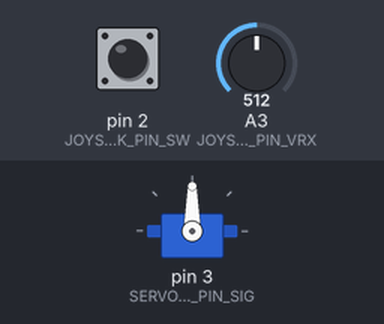
The sketch below on a simulated Arduino Uno, built with avr-gcc and run on an emulated ATmega328P. Parts: servo. The inputs (shaded band) are chosen by the test bench; at power-on: A3 (JOYSTICK_PIN_VRX) = 512, pin 2 (JOYSTICK_PIN_SW) HIGH. What the sketch prints to the serial monitor is not drawn.

Above: at 1.5 s.
1.6 s: A3 (JOYSTICK_PIN_VRX) set to 424
3.1 s: A3 (JOYSTICK_PIN_VRX) set to 402
At 3.56 s:
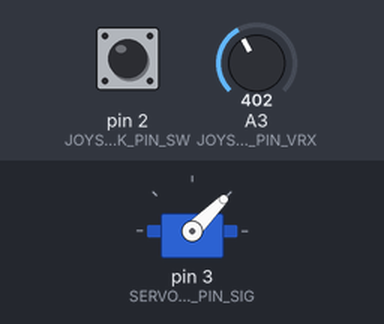
At 5.0 s:
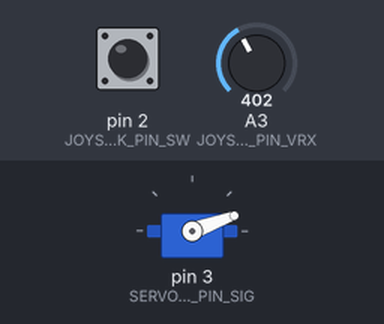
5.3 s: pin 2 (JOYSTICK_PIN_SW) pulled LOW for 0.15 s
At 6.7 s:
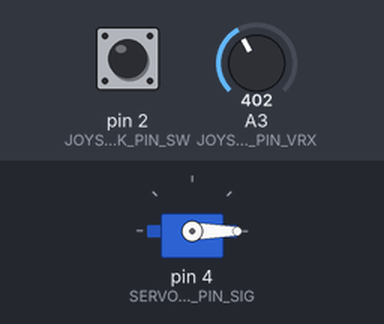
7.0 s: pin 2 (JOYSTICK_PIN_SW) pulled LOW for 1 s
Timing chart, 0 to 10.0 s (numbered marks = the images above; inputs shaded):
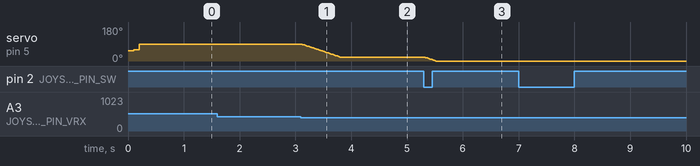

The sketch:

Firmware.ino
```cpp
#include "Arduino.h"
#include "Joystick.h"
#include "Servo.h"

#define JOYSTICK_PIN_SW  2
#define JOYSTICK_PIN_VRX  A3
#define JOYSTICK_PIN_VRY  A4
#define SERVOSM1_1_PIN_SIG  3
#define SERVOSM2_2_PIN_SIG  4
#define SERVOSM3_3_PIN_SIG  5
#define Min 0
#define Max 1
#define Start 2

const int baseMin = 20;
const int baseMax = 90;
const int baseStart = 55;


const int armMin = 20;
const int armMax = 60;
const int armStart = 60;


const int gripperMin = 0;
const int gripperMax = 90;
const int gripperStart = 90;

int rest;

int pos[3][3] = {baseMin, baseMax, baseStart,
      armMin, armMax, armStart,
      gripperMin, gripperMax, gripperStart};


Joystick joystick(JOYSTICK_PIN_VRX,JOYSTICK_PIN_VRY,JOYSTICK_PIN_SW);
Servo activeServo;
short int active = 0;
void setup()
{
    Serial.begin(9600);
    while (!Serial) ;
    Serial.println("start");

    activeServo.attach(SERVOSM1_1_PIN_SIG);
    activeServo.write(baseStart);
    delay(100);
    activeServo.detach();
    activeServo.attach(SERVOSM2_2_PIN_SIG);
    activeServo.write(armStart);
    delay(100);
    activeServo.detach();
    activeServo.attach(SERVOSM3_3_PIN_SIG);
    activeServo.write(gripperStart);
    delay(100);
    activeServo.detach();

    activeServo.attach(SERVOSM1_1_PIN_SIG);

    rest = joystick.getX();
}

void nextServo() {
  if (active == 0) {
    activeServo.attach(SERVOSM1_1_PIN_SIG);
  } else if (active == 1) {
    activeServo.attach(SERVOSM2_2_PIN_SIG);
  } else {
    activeServo.attach(SERVOSM3_3_PIN_SIG);
  }
  active++;
  active %= 3;
  while(abs(joystick.getX()-rest) < 100);
}


void test() {
  activeServo.write(pos[active][Min]);
  delay(500);
  activeServo.write(pos[active][Max]);
  delay(500);
  activeServo.write(pos[active][Start]);
  delay(500);
}

void moveServo(int dir) {
  int nextPos;
  int curPos = activeServo.read();
  if (abs(dir - rest) < 100) {
    return;
  } else if (dir > rest) {
    nextPos = (curPos != pos[active][Max])?(curPos+1):(curPos);
  } else {
    nextPos = (curPos != pos[active][Min])?(curPos-1):(curPos);
  }
  activeServo.write(nextPos);
}

void loop() {

  int dir =  joystick.getX();
  bool button =  joystick.getSW();
  if (button) {
    nextServo();
  }
  moveServo(dir);
  delay(10);

}
```

AnalogReader.cpp
```cpp
#include "AnalogReader.h"

#include <Arduino.h>

AnalogReader::AnalogReader(const int pin) : m_pin(pin) {}

/**
 * Read analog value from board ADC
 */
int AnalogReader::read()
{
	return analogRead(m_pin);
}
```

AnalogReader.h
```cpp
#ifndef _ANALOG_READER_H
#define _ANALOG_READER_H

class AnalogReader
{
	public:
		AnalogReader(const int pin);
		int read();

	private:
		const int m_pin;
};
#endif //_ANALOG_READER_H
```

Button.cpp
```cpp
#include "Button.h"

#include <Arduino.h>


Button::Button(const int pin) : m_pin(pin)
{

}

void Button::init()
{

  pinMode(m_pin, INPUT);
  // set begin state
  m_lastButtonState = read();
}


//read button state.
bool Button::read()
{
  return digitalRead(m_pin);

}


//In General:
//if button is not pushed function will return LOW (0).
//if it is pushed function will return HIGH (1).

bool Button::onChange()
{
  //read button state. '1' is pushed, '0' is not pushed.
  bool reading = read();
  // If the switch changed, due to noise or pressing:
  if (reading != m_lastButtonState) {
    // reset the debouncing timer
    m_lastDebounceTime = millis();
    m_pressFlag = 1;
  }

  if ((millis() - m_lastDebounceTime) > m_debounceDelay) {
    // whatever the reading is at, it's been there for longer
    // than the debounce delay, so take it as the actual current state:

    // if the button state has changed:
    if (m_pressFlag) { //reading != m_lastButtonState) {
      //update the buton state
      m_pressFlag = 0;

      // save the reading.  Next time through the loop,
      m_lastButtonState = reading;
      return 1;

    }
  }
  m_lastButtonState = reading;

  return 0;

}

bool Button::onPress()
{
  //read button state. '1' is pushed, '0' is not pushed.
  bool reading = read();
  // If the switch changed, due to noise or pressing:
  if (reading == HIGH && m_lastButtonState == LOW) {
    // reset the debouncing timer
    m_lastDebounceTime = millis();
    m_pressFlag = 1;
  }

  if ((millis() - m_lastDebounceTime) > m_debounceDelay) {
    // whatever the reading is at, it's been there for longer
    // than the debounce delay, so take it as the actual current state:

    // if the button state has changed:
    if (m_pressFlag) {
      // save the reading.  Next time through the loop,
      m_pressFlag = 0;
      m_lastButtonState = reading;
      return 1;

    }
  }
  m_lastButtonState = reading;

  return 0;

}

bool Button::onRelease()
{
  //read button state. '1' is pushed, '0' is not pushed.
  bool reading = read();
  // If the switch changed, due to noise or pressing:
  if (reading == LOW && m_lastButtonState == HIGH) {
    // reset the debouncing timer
    m_lastDebounceTime = millis();
    m_pressFlag = 1;
  }

  if ((millis() - m_lastDebounceTime) > m_debounceDelay) {
    // whatever the reading is at, it's been there for longer
    // than the debounce delay, so take it as the actual current state:

    // if the button state has changed:
    if ( m_pressFlag) { //reading == LOW && m_lastButtonState == HIGH) {
      // save the reading.  Next time through the loop,
      m_lastButtonState = reading;
      m_pressFlag = 0;
      return 1;

    }
  }
  m_lastButtonState = reading;

  return 0;

}
```

Button.h
```cpp
#ifndef _BUTTON_H_
#define _BUTTON_H_


//button  class:
class Button {
  public:
    Button(const int pin);
    //initialize button instance
    void init();
    //Read button state - without debounce
    bool read();
    //return True on both button events, Press or Release
    bool onChange();
    //return True only on Press
    bool onPress();
    //return True only on Release
    bool onRelease();


  private:
    const int m_pin;
    bool m_lastButtonState; //state variables
    long m_lastDebounceTime = 0;  // the last time the output pin was toggled
    const int m_debounceDelay = 50;    // the debounce time; increase if the output flickers
    bool m_pressFlag = 0;

};

#endif //_BUTTON_H_
```

Joystick.cpp
```cpp
#include "Joystick.h"

/**
* Construct Joystick instance.
* It consists of two 10Kohm potentiometer and a Pushbutton.
* pinX, pinY - analog pin on arduino board to read potentiometers.
* pinSW - digital pin on arduino board to read pushbutton state.
*/
Joystick::Joystick(int pinX, int pinY, int pinSW) : m_pinX(pinX), m_pinY(pinY), m_pinSW(pinSW)
{
    pinMode(m_pinX,INPUT);
    pinMode(m_pinY,INPUT);
    pinMode(m_pinSW,INPUT_PULLUP);

    joyX = new AnalogReader(m_pinX);
    joyY = new AnalogReader(m_pinY);
    joySW = new Button(m_pinSW);
}
/**
*Return X axis value
*/
int Joystick::getX()
{
    return joyX->read();
}

/**
*Return Y axis value
*/
int Joystick::getY()
{
    return joyY->read();
}

/**
* Return indication on joystick press.
* The joystick assembly button is '0' when not pressed, so we flip the button logic
*/
bool Joystick::getSW()
{
    return !joySW->read();
}
```

Joystick.h
```cpp
#ifndef JOYSTICK_H
#define JOYSTICK_H

#include "Joystick.h"
#include "AnalogReader.h"
#include "Button.h"
#include "Arduino.h"

class Joystick
{
	public:
		Joystick(int pinX, int pinY, int pinSW);
		//get X axis reading
		int getX();
		//get Y axis reading
		int getY();
		//return indication on joystick press
		//The joystick assembly button is '0' when not pressed, so we flip the button logic
		bool getSW();

	private:
		int m_pinX, m_pinY, m_pinSW;
		AnalogReader *joyX;
		AnalogReader *joyY;
		Button		 *joySW;


};
#endif //JOYSTICK
```

Measured:
- the behaviour switches between 413 and 412 on A3 (JOYSTICK_PIN_VRX) (found by bisection; images 0 and 1)
- after the input at 1.6 s, every drawn part: stays the same
- after the input at 3.1 s, servo on pin 5 (SERVOSM3_3_PIN_SIG): moves from 90° to 20° over 0.70 s, starting at once
- after the input at 5.3 s, servo on pin 5 (SERVOSM3_3_PIN_SIG): moves from 20° to 0° over 0.19 s, starting at once
